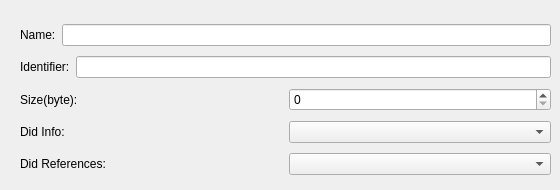
      <widget class="QWidget" name="tab_17">
       <attribute name="title">
        <string>General Settings</string>
       </attribute>
       <widget class="QWidget" name="layoutWidget">
        <property name="geometry">
         <rect>
          <x>20</x>
          <y>20</y>
          <width>531</width>
          <height>161</height>
         </rect>
        </property>
        <layout class="QVBoxLayout" name="verticalLayout_14">
         <item>
          <layout class="QHBoxLayout" name="horizontalLayout_24">
           <item>
            <widget class="QLabel" name="label_15">
             <property name="text">
              <string>Name:</string>
             </property>
            </widget>
           </item>
           <item>
            <widget class="QLineEdit" name="leDIDName"/>
           </item>
          </layout>
         </item>
         <item>
          <layout class="QHBoxLayout" name="horizontalLayout_25">
           <item>
            <widget class="QLabel" name="label_16">
             <property name="text">
              <string>Identifier:</string>
             </property>
            </widget>
           </item>
           <item>
            <widget class="QLineEdit" name="leDidId">
             <property name="toolTip">
              <string>&lt;!DOCTYPE HTML PUBLIC &quot;-//W3C//DTD HTML 4.0//EN&quot; &quot;http://www.w3.org/TR/REC-html40/strict.dtd&quot;&gt;
&lt;html&gt;&lt;head&gt;&lt;meta name=&quot;qrichtext&quot; content=&quot;1&quot; /&gt;&lt;style type=&quot;text/css&quot;&gt;
p, li { white-space: pre-wrap; }
&lt;/style&gt;&lt;/head&gt;&lt;body style=&quot; font-family:'Consolas'; font-size:12pt; font-weight:400; font-style:normal;&quot;&gt;
&lt;p style=&quot; margin-top:0px; margin-bottom:0px; margin-left:0px; margin-right:0px; -qt-block-indent:0; text-indent:0px;&quot;&gt;Note That:Id is 15 bits Only.&lt;/p&gt;&lt;/body&gt;&lt;/html&gt;</string>
             </property>
            </widget>
           </item>
          </layout>
         </item>
         <item>
          <layout class="QHBoxLayout" name="horizontalLayout_18">
           <item>
            <widget class="QLabel" name="label_10">
             <property name="text">
              <string>Size(byte):</string>
             </property>
            </widget>
           </item>
           <item>
            <widget class="QSpinBox" name="spbxDidSize">
             <property name="toolTip">
              <string>&lt;!DOCTYPE HTML PUBLIC &quot;-//W3C//DTD HTML 4.0//EN&quot; &quot;http://www.w3.org/TR/REC-html40/strict.dtd&quot;&gt;
&lt;html&gt;&lt;head&gt;&lt;meta name=&quot;qrichtext&quot; content=&quot;1&quot; /&gt;&lt;style type=&quot;text/css&quot;&gt;
p, li { white-space: pre-wrap; }
&lt;/style&gt;&lt;/head&gt;&lt;body style=&quot; font-family:'Consolas'; font-size:12pt; font-weight:400; font-style:normal;&quot;&gt;
&lt;p style=&quot; margin-top:0px; margin-bottom:0px; margin-left:0px; margin-right:0px; -qt-block-indent:0; text-indent:0px;&quot;&gt;only available when did is fixed length&lt;/p&gt;&lt;/body&gt;&lt;/html&gt;</string>
             </property>
             <property name="minimum">
              <number>0</number>
             </property>
             <property name="maximum">
              <number>65535</number>
             </property>
            </widget>
           </item>
          </layout>
         </item>
         <item>
          <layout class="QHBoxLayout" name="horizontalLayout_19">
           <item>
            <widget class="QLabel" name="label_17">
             <property name="text">
              <string>Did Info:</string>
             </property>
            </widget>
           </item>
           <item>
            <widget class="QComboBox" name="cmbxDidInfoRef"/>
           </item>
          </layout>
         </item>
         <item>
          <layout class="QHBoxLayout" name="horizontalLayout_20">
           <item>
            <widget class="QLabel" name="label_18">
             <property name="text">
              <string>Did References:</string>
             </property>
            </widget>
           </item>
           <item>
            <widget class="QComboBox" name="cmbxDidRef">
             <property name="toolTip">
              <string>&lt;!DOCTYPE HTML PUBLIC &quot;-//W3C//DTD HTML 4.0//EN&quot; &quot;http://www.w3.org/TR/REC-html40/strict.dtd&quot;&gt;
&lt;html&gt;&lt;head&gt;&lt;meta name=&quot;qrichtext&quot; content=&quot;1&quot; /&gt;&lt;style type=&quot;text/css&quot;&gt;
p, li { white-space: pre-wrap; }
&lt;/style&gt;&lt;/head&gt;&lt;body style=&quot; font-family:'Consolas'; font-size:12pt; font-weight:400; font-style:normal;&quot;&gt;
&lt;p style=&quot; margin-top:0px; margin-bottom:0px; margin-left:0px; margin-right:0px; -qt-block-indent:0; text-indent:0px;&quot;&gt;If you want DID reference,please rewrite the configuration file by hand.&lt;/p&gt;&lt;/body&gt;&lt;/html&gt;</string>
             </property>
            </widget>
           </item>
          </layout>
         </item>
        </layout>
       </widget>
      </widget>
